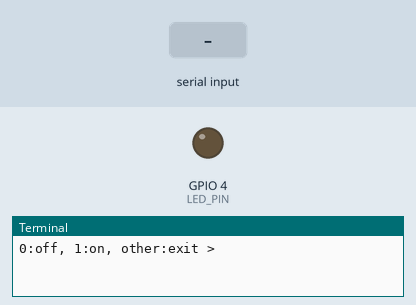
This program was run on a simulated Raspberry Pi (BCM pin numbers). Parts: output pins drawn as LEDs (lit = HIGH), the last lines printed to the terminal. The inputs (shaded band) are chosen by the test bench.

Above: at 1.2 s.
1.3 s: "1" typed at the terminal, then Enter
At 2.1 s:
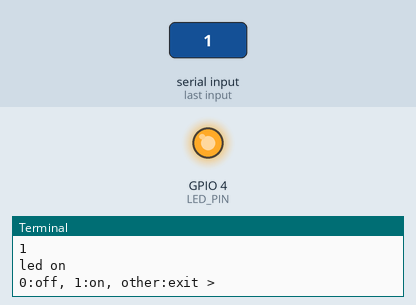
2.8 s: "0" typed at the terminal, then Enter
At 3.2 s:
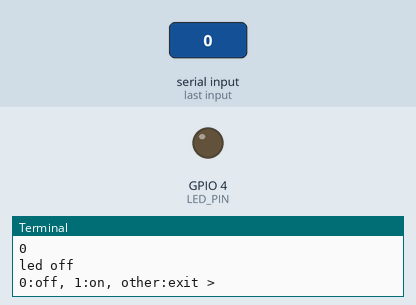
Timing chart, 0 to 5.8 s (numbered marks = the images above; inputs shaded):
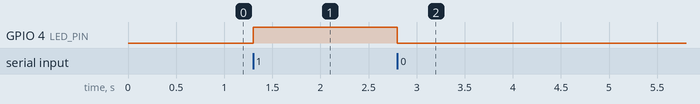

Measured:
- after the input at 1.3 s, GPIO 4 (LED_PIN): LOW → HIGH at once
- after the input at 2.8 s, GPIO 4 (LED_PIN): HIGH → LOW at once

The program:

led_blink_input.py
```python
import RPi.GPIO as GPIO

LED_PIN = 4
GPIO.setmode(GPIO.BCM) #BCM pin번호를 따르겠다는 의미
GPIO.setup(LED_PIN, GPIO.OUT)

'''
GPIO.output(LED_PIN_g, GPIO.LOW)
GPIO.output(LED_PIN_r, GPIO.LOW)
GPIO.output(LED_PIN_y, GPIO.LOW)
'''

try:
    while True:
        n=input("0:off, 1:on, other:exit > ")

        if n=='1':
            GPIO.output(LED_PIN, GPIO.HIGH)
            print("led on")
        elif n=='0':
            GPIO.output(LED_PIN, GPIO.LOW)
            print("led off")
        else:
            print("exit")
            break

finally:
    print("clean up")
    GPIO.output(LED_PIN, GPIO.LOW)
    GPIO.setup(LED_PIN, GPIO.IN)
    GPIO.cleanup() #pin 초기화
```
